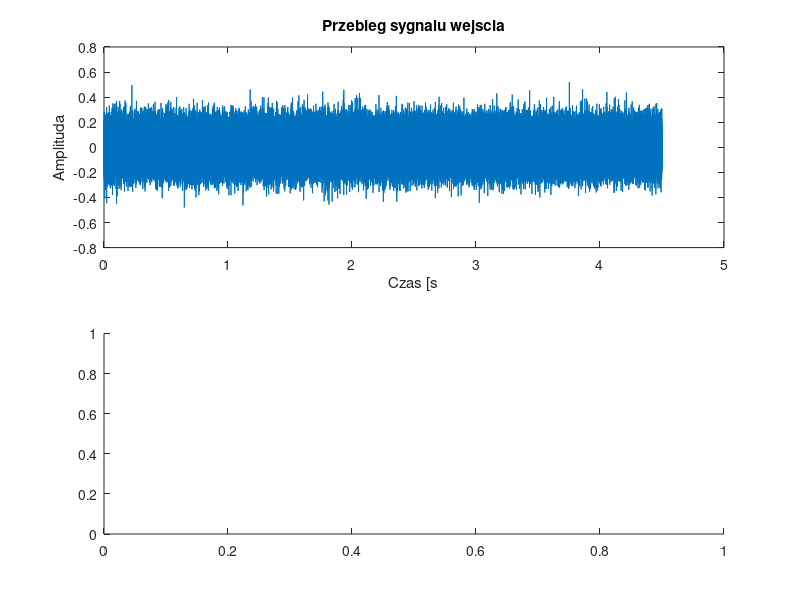

Reproduce this figure in MATLAB. (Note: this script raises an error after producing the figure.)
clc


% identyfikacja plikow tekstowych
Fp=48000; % Hz
tp=1/Fp;

plik1=fopen('wejscie_obiektu.txt','r');
wejscie=fscanf(plik1,'%f',Inf);
fclose(plik1);

plik2=fopen('wyjscie_obiektu.txt','r');
wyjscie=fscanf(plik2,'%f',Inf);
fclose(plik2);

t=0:tp:(length(wejscie)-1)*tp;

figure(1)
subplot(2,1,1)
plot(t,wejscie)
xlabel('Czas [s');
ylabel('Amplituda');
title('Przebieg sygnalu wejscia')

subplot(2,1,2)
wyswietl_fft(wejscie,Fp);
title('Widmo wejscia')

figure(2)
subplot(2,1,1)
plot(t,wyjscie)
xlabel('Czas [s');
ylabel('Amplituda');
title('Przebieg sygnalu wyjscia')

subplot(2,1,2)
wyswietl_fft(wyjscie, Fp);
title('Widmo wyjscia')

% macierz danych
data=iddata(wyjscie, wejscie, tp);

%okolo 90 procent dopasaowania, wyznaczenie transformaty
T=tfest(data, 2, 0) % dane, stopien mianownika , stopien licznika

T_s=tf(T.Numerator, T.Denominator);

istable(T_s)

[z,p,k] = tf2zp(T.Numerator, T.Denominator) %zero - miejsce 0 licznika, pole- miejsce zerowe mianownika

figure(5)
plot(real(z),imag(z),'mo')
hold on
plot(real(p), imag(p), 'b*')
grid on

figure(6)
nyquist(T_s); %amplitudowo fazowa

figure(7)
bode(T_s); %ampl-czest, i fazo-czest

%wyznaczanie
[H,w]=freqs(T.Numerator, T.Denominator, 1024);
f=w/(2*pi);

figure(8)
subplot(2,1,1)
semilogx(f,20*log10(abs(H)))
title('Char. amplt-czest.')
xlabel('log10(f) [Hz]')
ylabel('Amplituda')
grid on
subplot(2,1,2)
semilogx(f,rad2deg(angle(H)))
grid on
title('Char. fazowo-czest.')
xlabel('log10(f) [Hz]')
ylabel('Faza')

%czaowe
figure(9)
impulse(T_s);


figure(10)
step(T_s);

%symulacje

y1=lsim(T_s, wejscie, t); % z tego mozna odtworzyc znowu fft

w1=500*2*pi;
wym=sin(w1*t);

y2=lsim(T_s, wym, t);

figure(11)
subplot(2,2,1)
plot(t,wym)
xlabel('Czas [s');
ylabel('Amplituda');
title('Przebieg sygnalu wejscia')

subplot(2,2,3)
wyswietl_fft(wym, Fp)
title('Widmo wejscia')

subplot(2,2,2)
plot(t, y2)
xlabel('Czas [s');
ylabel('Amplituda');
title('Przebieg sygnalu wyjscia')
subplot(2,2,4)
wyswietl_fft(y2, Fp)
title('Widmo wejscia')


w11=500*2*pi; w12=2000*2*pi; w13=5000*2*pi;
wym2=sin(w11*t)+sin(w12*t)+sin(w13*t);

y2=lsim(T_s, wym2, t);

figure(12)
subplot(2,2,1)
plot(t,wym2)
xlabel('Czas [s');
ylabel('Amplituda');
title('Przebieg sygnalu wejscia')

subplot(2,2,3)
wyswietl_fft(wym2, Fp)
title('Widmo wejscia')

subplot(2,2,2)
plot(t, y2)
xlabel('Czas [s');
ylabel('Amplituda');
title('Przebieg sygnalu wyjscia')
subplot(2,2,4)
wyswietl_fft(y2, Fp)
title('Widmo wejscia')




